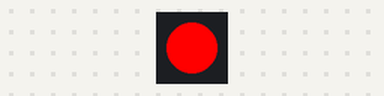
Recording of a program running on a simulated ESP32 board running MicroPython. Parts: 1 RGB LEDs in strip order, left to right.

Above: at 0.5 s.
At 1.5 s:
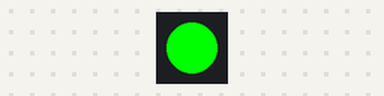
At 5.5 s:
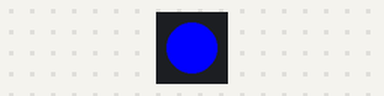
Timing chart, 0 to 6.9 s (numbered marks = the images above):
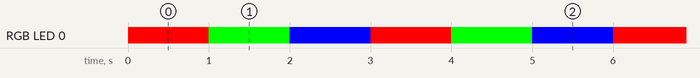

Measured:
- by itself, RGB LED 0: repeats every 3.0 s: RGB(0, 255, 0) 1.0 s, RGB(0, 0, 255) 1.0 s, RGB(255, 0, 0) 1.0 s
- by itself, everything shown: repeats every 3.0 s, in 3 steps

The program:

main.py
```python
#!/usr/bin/python3
# -*- coding:utf-8 -*-

"""
__file__ = main.py
__author__ = rotoapanta "Roberto Toapanta"
__copyright__ = "Copyright 2022, BitTech"
__credits__ = ["Roberto Toapanta, Giovanny Toapanta"]
__license__ = "GPL"
__version__ = "1.0.1"
__maintainer__ = "Roberto Toapanta"
__email__ = "robertocarlos.toapanta@gmail.com"
__status__ = "Production"
__date__ = 16/8/22 10:58
__description__ = "This project is based on an ESP32-S2 general-purpose development board with
                    micropython that allows the rgb led to blink."
__information__ :
"""

from machine import Pin
import neopixel
import time

pixels = neopixel.NeoPixel(Pin(18, Pin.OUT), 1)  # create output pin on GPIO18
while True:
    pixels[0] = (0xff, 0x00, 0x00)   # red color
    pixels.write()
    time.sleep(1)
    pixels[0] = (0x00, 0xff, 0x00)   # green color
    pixels.write()
    time.sleep(1)
    pixels[0] = (0x00, 0x00, 0xff)   # blue color
    pixels.write()
    time.sleep(1)
```
